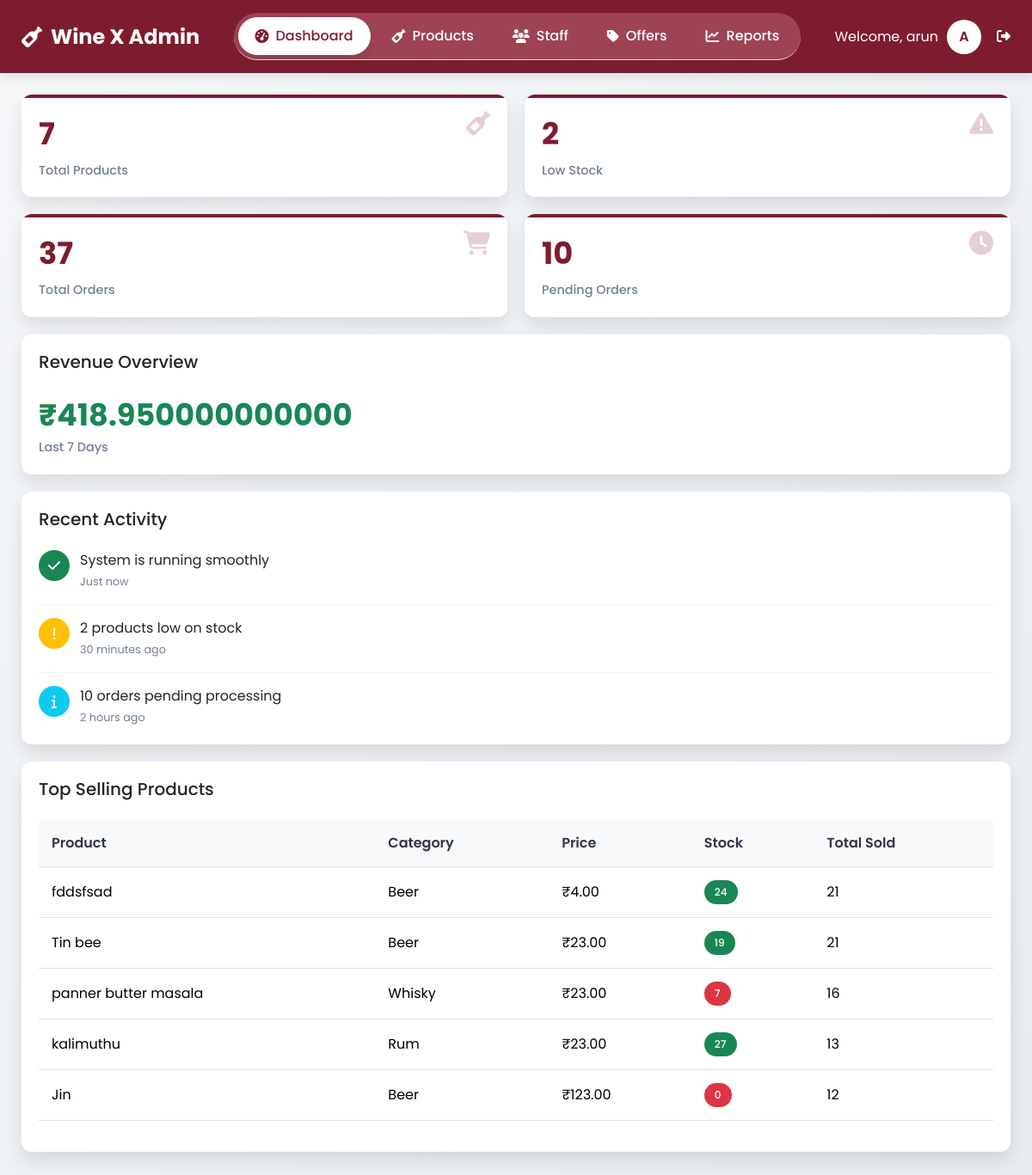
The app's page /admin-dashboard/ (signed in) with its own data.
### wine/models.py (models this page shows, shortened)
class CustomUser(AbstractUser):
    USER_TYPES = (
        ('admin', 'Admin'),
        ('staff', 'Staff'),
        ('customer', 'Customer'),
    )
    user_type = models.CharField(max_length=10, choices=USER_TYPES, default='customer')
    full_name = models.CharField(max_length=200, blank=True, null=True)
    phone_number = models.CharField(max_length=15, blank=True, null=True)
    raw_password = models.CharField(max_length=128, blank=True, null=True)

class Product(models.Model):
    CATEGORY_CHOICES = (
        ('whisky', 'Whisky'),
        ('vodka', 'Vodka'),
        ('beer', 'Beer'),
        ('wine', 'Wine'),
        ('rum', 'Rum'),
        ('gin', 'Gin'),
        ('tequila', 'Tequila'),
    )
    id = models.UUIDField(primary_key=True, default=uuid.uuid4, editable=False)
    name = models.CharField(max_length=100)
    description = models.TextField()
    price = models.DecimalField(max_digits=8, decimal_places=2)
    image = models.ImageField(upload_to='products/', blank=True, null=True)
    category = models.CharField(max_length=20, choices=CATEGORY_CHOICES)
    stock = models.PositiveIntegerField(default=0)
    is_active = models.BooleanField(default=True)

### wine/views.py (the view)
# urls.py: path('admin-dashboard/', views.admin_dashboard, name='admin_dashboard'),
@admin_required
def admin_dashboard(request):
    context = get_dashboard_context()
    context['active_section'] = request.GET.get('section', 'dashboard')
    return render(request, 'wine/admin_dashboard/dashboard.html', context)

### wine/context_processors.py (called while the page is built)
def cart_count(request):
    cart_count = 0
    try:
        if request.user.is_authenticated:
            cart_count = CartItem.objects.filter(
                cart__user=request.user
            ).aggregate(total=Sum('quantity'))['total'] or 0
        else:
            session_key = request.session.session_key
            if session_key:
                cart_count = CartItem.objects.filter(
                    cart__session_key=session_key
                ).aggregate(total=Sum('quantity'))['total'] or 0
    except Exception as e:
        cart_count = 0
        print("Cart Count Error:", e)   # ✅ For debugging
    return {
        'cart_count': cart_count
    }

### wine/views.py (called while the page is built)
def admin_required(function=None):
    actual_decorator = user_passes_test(
        lambda u: u.is_authenticated and u.user_type == 'admin',
        login_url='/auth/admin-login/'
    )
    if function:
        return actual_decorator(function)
    return actual_decorator

### wine/templates/wine/admin_dashboard/dashboard.html (shortened to what this page needs)
<!DOCTYPE html>
<html lang="en">
  <head>
    <link
      href="https://cdn.jsdelivr.net/npm/bootstrap@5.3.2/dist/css/bootstrap.min.css"
      rel="stylesheet"
    />
    <link
      href="https://cdnjs.cloudflare.com/ajax/libs/font-awesome/6.5.1/css/all.min.css"
      rel="stylesheet"
    />
  </head>
  <body>
    <div class="top-nav">
      <div class="brand">
        <i class="fas fa-wine-bottle"></i>
        <span>Wine X Admin</span>
      </div>
      <div class="nav-tabs">
        <div
          class="nav-tab {% if active_section == 'dashboard' %}active{% endif %}"
          data-section="dashboard"
        >
          <i class="fas fa-tachometer-alt"></i>
          <span>Dashboard</span>
        </div>
        <div
          class="nav-tab {% if active_section == 'products' %}active{% endif %}"
          data-section="products"
        >
          <i class="fas fa-wine-bottle"></i>
          <span>Products</span>
        </div>
        <div
          class="nav-tab {% if active_section == 'staff' %}active{% endif %}"
          data-section="staff"
        >
          <i class="fas fa-users"></i>
          <span>Staff</span>
        </div>
        <div
          class="nav-tab {% if active_section == 'offers' %}active{% endif %}"
          data-section="offers"
        >
          <i class="fas fa-tag"></i>
          <span>Offers</span>
        </div>
        <div
          class="nav-tab {% if active_section == 'sales' %}active{% endif %}"
          data-section="sales"
        >
          <i class="fas fa-chart-line"></i>
          <span>Reports</span>
        </div>
      </div>
      <div class="user-info">
        <span class="d-none d-md-block">Welcome, {{ request.user.username }}</span>
        <div class="user-avatar">{{ userInitial }}</div>
        <a href="#" class="text-white ms-2" onclick="openLogoutModal(event)">
          <i class="fas fa-sign-out-alt"></i>
        </a>
      </div>
    </div>
    <div class="main-content">
      <div
        id="dashboard"
        class="content-section {% if active_section == 'dashboard' %}active{% endif %}"
      >
        <div class="dashboard-grid">
          <div class="card stat-card">
            <i class="fas fa-wine-bottle stat-icon"></i>
            <div class="stat-number">{{ total_products }}</div>
            <div class="stat-label">Total Products</div>
          </div>
          <div class="card stat-card">
            <i class="fas fa-exclamation-triangle stat-icon"></i>
            <div class="stat-number">{{ low_stock_products }}</div>
            <div class="stat-label">Low Stock</div>
          </div>
          <div class="card stat-card">
            <i class="fas fa-shopping-cart stat-icon"></i>
            <div class="stat-number">{{ total_orders }}</div>
            <div class="stat-label">Total Orders</div>
          </div>
          <div class="card stat-card">
            <i class="fas fa-clock stat-icon"></i>
            <div class="stat-number">{{ pending_orders }}</div>
            <div class="stat-label">Pending Orders</div>
          </div>
          <div class="card chart-card">
            <h5 class="card-title mb-4">Revenue Overview</h5>
            <div class="d-flex justify-content-between align-items-end">
              <div>
                <div class="stat-number text-success mb-0">
                  ₹{{ total_revenue }}
                </div>
                <div class="stat-label">Last 7 Days</div>
              </div>
              <div class="mini-chart">
              </div>
            </div>
          </div>
          <div class="card activity-card">
            <h5 class="card-title mb-4">Recent Activity</h5>
            <div class="activity-item">
              <div class="activity-icon bg-success">
                <i class="fas fa-check text-white"></i>
              </div>
              <div class="activity-content">
                <p class="mb-0">System is running smoothly</p>
                <small class="activity-time">Just now</small>
              </div>
            </div>
            <div class="activity-item">
              <div class="activity-icon bg-warning">
                <i class="fas fa-exclamation text-white"></i>
              </div>
              <div class="activity-content">
                <p class="mb-0">
                  {{ low_stock_products }} products low on stock
                </p>
                <small class="activity-time">30 minutes ago</small>
              </div>
            </div>
            <div class="activity-item">
              <div class="activity-icon bg-info">
                <i class="fas fa-info text-white"></i>
              </div>
              <div class="activity-content">
                <p class="mb-0">
                  {{ pending_orders }} orders pending processing
                </p>
                <small class="activity-time">2 hours ago</small>
              </div>
            </div>
          </div>
          <div class="card products-card">
            <h5 class="card-title mb-4">Top Selling Products</h5>
            <div class="table-responsive">
              <table class="table table-hover">
                <thead>
                  <tr>
                    <th>Product</th>
                    <th>Category</th>
                    <th>Price</th>
                    <th>Stock</th>
                    <th>Total Sold</th>
                  </tr>
                </thead>
                <tbody>
                  {% for product in top_products %}
                  <tr>
                    <td>{{ product.name }}</td>
                    <td>{{ product.get_category_display }}</td>
                    <td>₹{{ product.price }}</td>
                    <td>
                      <span
                        class="badge {% if product.stock < 10 %}bg-danger{% else %}bg-success{% endif %}"
                      >
                        {{ product.stock }}
                      </span>
                    </td>
                    <td>{{ product.total_sold|default:0 }}</td>
                  </tr>
                  {% endfor %}
                </tbody>
              </table>
            </div>
          </div>
        </div>
      </div>
    </div>
  </body>
</html>

### wine/templates/wine/admin_dashboard/dashboard.html (style rules this page uses)
:root { --primary: #7e1c2f; --primary-light: #9d4354; --secondary: #2c3e50; --accent: #e94560; --light: #f8f9fa; --dark: #2d3748; --success: #4caf50; --warning: #ff9800; --danger: #f44336; --info: #2196f3; --transition: all 0.3s ease; --shadow: 0 10px 20px rgba(0, 0, 0, 0.1); --radius: 12px; --glass: rgba(255, 255, 255, 0.1); --glass-border: rgba(255, 255, 255, 0.2); }
* { margin: 0; padding: 0; box-sizing: border-box; font-family: "Poppins", sans-serif; }
body { background: linear-gradient(135deg, #f5f7f9 0%, #e8ecf1 100%); color: var(--dark); min-height: 100vh; overflow-x: hidden; }
.top-nav { background: var(--primary); color: white; padding: 15px 25px; display: flex; justify-content: space-between; align-items: center; position: sticky; top: 0; z-index: 1000; box-shadow: 0 4px 12px rgba(0, 0, 0, 0.1); }
.brand { display: flex; align-items: center; gap: 10px; font-size: 1.5rem; font-weight: 700; }
.brand i { color: white; }
.nav-tabs { display: flex; gap: 5px; background: var(--primary-light); padding: 5px; border-radius: 50px; }
.nav-tab { padding: 10px 20px; border-radius: 50px; cursor: pointer; transition: var(--transition); font-weight: 500; display: flex; align-items: center; gap: 8px; }
.nav-tab.active { background: white; color: var(--primary); box-shadow: 0 4px 10px rgba(0, 0, 0, 0.1); }
.user-info { display: flex; align-items: center; gap: 10px; }
.user-avatar { width: 40px; height: 40px; border-radius: 50%; background: white; color: var(--primary); display: flex; align-items: center; justify-content: center; font-weight: 600; font-size: 16px; }
.main-content { padding: 25px; min-height: calc(100vh - 80px); }
.dashboard-grid { display: grid; grid-template-columns: repeat(12, 1fr); gap: 20px; margin-bottom: 30px; }
.card { background: white; border-radius: var(--radius); box-shadow: var(--shadow); padding: 20px; transition: var(--transition); border: none; height: 100%; }
.stat-card { grid-column: span 3; position: relative; overflow: hidden; display: flex; flex-direction: column; justify-content: space-between; }
.stat-card::before { content: ""; position: absolute; top: 0; left: 0; width: 100%; height: 4px; background: var(--primary); }
.stat-icon { position: absolute; top: 20px; right: 20px; font-size: 28px; opacity: 0.2; color: var(--primary); }
.stat-number { font-size: 2.2rem; font-weight: 700; color: var(--primary); margin-bottom: 5px; }
.stat-label { font-size: 0.9rem; color: #718096; font-weight: 500; }
.chart-card { grid-column: span 8; }
.activity-card { grid-column: span 4; }
.products-card { grid-column: span 12; }
.content-section { display: none; animation: fadeIn 0.5s ease; }
.content-section.active { display: block; }
.table th { background: #f8f9fa; color: var(--dark); font-weight: 600; padding: 15px; border-top: none; }
.table td { padding: 15px; vertical-align: middle; }
.badge { padding: 8px 12px; border-radius: 30px; font-weight: 500; }
.activity-item { display: flex; align-items: flex-start; margin-bottom: 15px; padding-bottom: 15px; border-bottom: 1px solid #f1f1f1; }
.activity-item:last-child { margin-bottom: 0; padding-bottom: 0; border-bottom: none; }
.activity-icon { width: 36px; height: 36px; border-radius: 50%; display: flex; align-items: center; justify-content: center; margin-right: 12px; flex-shrink: 0; }
.activity-content { flex: 1; }
.activity-content p { margin-bottom: 5px; }
.activity-time { font-size: 0.8rem; color: #718096; }
@media (max-width: 1200px) { .stat-card { grid-column: span 6; } }
@media (max-width: 1200px) { .chart-card { grid-column: span 12; } }
@media (max-width: 1200px) { .activity-card { grid-column: span 12; } }
.mini-chart { height: 60px; display: flex; align-items: flex-end; gap: 4px; margin-top: 15px; }

### records on screen
CustomUser: user.username "arun"
Product: name "fddsfsad", category "Beer", price "4.00", stock "24", total_sold "21"
Product: name "Tin bee", category "Beer", price "23.00", stock "19", total_sold "21"
Product: name "panner butter masala", category "Whisky", price "23.00", stock "7", total_sold "16"
Product: name "kalimuthu", category "Rum", price "23.00", stock "27", total_sold "13"
Product: name "Jin", category "Beer", price "123.00", stock "0", total_sold "12"

### other values on screen
{{ total_products }} "7"
{{ low_stock_products }} "2"
{{ total_orders }} "37"
{{ pending_orders }} "10"
{{ total_revenue }} "418.950000000000"
